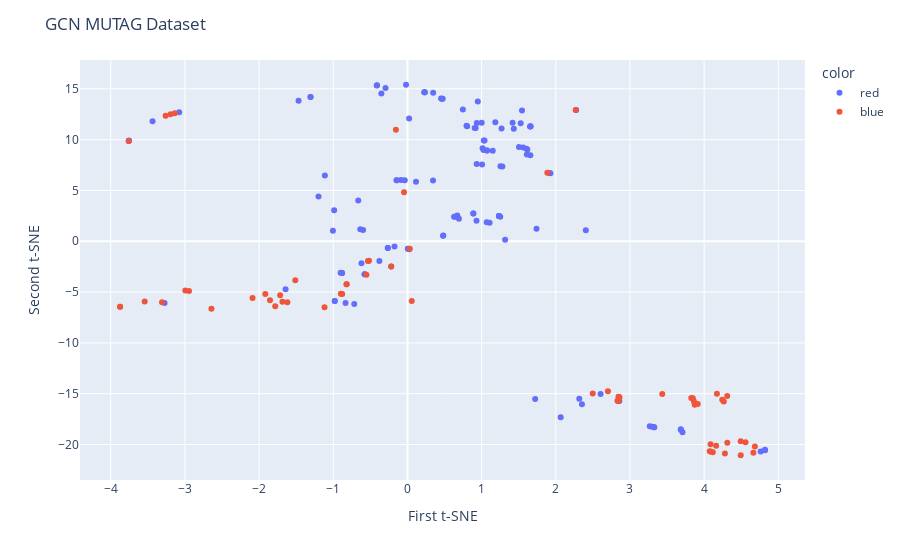

Notebook code for this chart:
### Code cell
fig = px.scatter(x=X_tsne[:, 0], y=X_tsne[:, 1], color=labels)
fig.update_layout(
    title="GCN MUTAG Dataset",
    xaxis_title="First t-SNE",
    yaxis_title="Second t-SNE",
)
fig.show()
